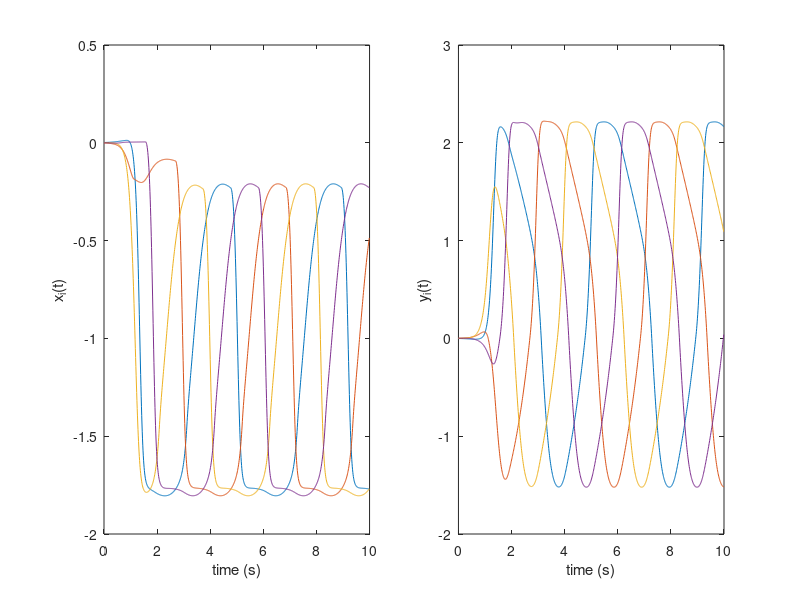
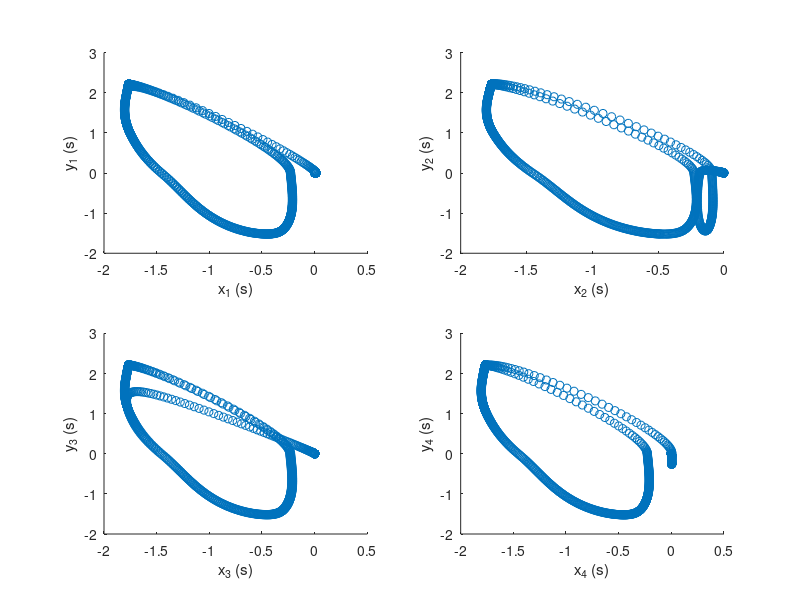

Here is the MATLAB script that generated these plots, in order:
%% Clear

close all;
clearvars;

%% Initialization
% Time
dt = 0.01;
len_time = 1000;
tsteps = 0:dt:(dt*(len_time-1));

% Parameters
alpha = 1.0;
beta = 1.0;
mu = 0.5;
b = 100;
K = [ 0 -1  1 -1;
     -1  0 -1  1;
     -1  1  0 -1;
      1 -1 -1  0];
omega_stance = 3;
omega_swing  = 3;

% Preallocate
num_legs = 4;
x_ = zeros(num_legs,len_time);
y_ = zeros(num_legs,len_time);

% Initialize output x and y
x_kmin1 = 1e-3*randn(num_legs,1);
y_kmin1 = 1e-3*randn(num_legs,1);


%% computing
for k = 1:len_time

    for i = 1:num_legs

        ri2 = x_kmin1(i)^2 + y_kmin1(i)^2;
        omega_i  = omega_stance / (exp(-b*y_kmin1(i)) + 1) + omega_swing / (exp(-b*y_kmin1(i)) + 1);

        x_(i,k) = x_kmin1(i) + dt*( alpha*(mu - ri2)*x_kmin1(i) - omega_i*y_kmin1(i) );
        y_(i,k) = y_kmin1(i) + dt*( beta*(mu - ri2)*y_kmin1(i) + omega_i*y_kmin1(i) + K(i,:)*y_kmin1 );

    end

    x_kmin1 = x_(:,k);
    y_kmin1 = y_(:,k);
end



%% Plot all oscillators over time
figure(1)
set(gcf, 'Position', [100 200 1500 500])

subplot(121)
plot(tsteps, x_')
xlabel('time (s)')
ylabel('x_i(t)')

subplot(122)
plot(tsteps, y_')
xlabel('time (s)')
ylabel('y_i(t)')


%% Plot each oscillator over space
figure(2)
set(gcf, 'Position', [200 300 1000 800])

for i = 1:num_legs
    
    subplot(2,2,i)
    scatter(x_(i,:), y_(i,:), 'k.')
    xlabel(['x_' num2str(i) ' (s)'])
    ylabel(['y_' num2str(i) ' (s)'])

end